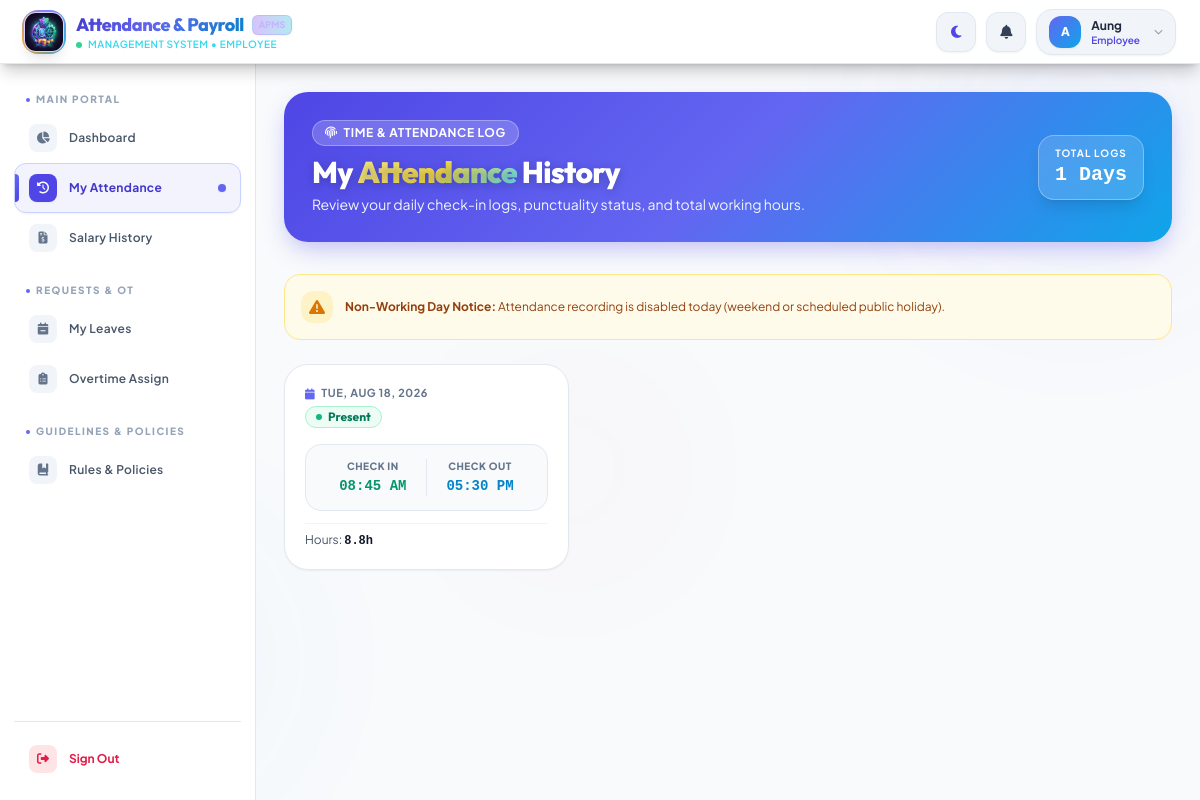
The page /employee/attendance (signed in) on the database its author committed.
### tables this page shows
CREATE TABLE `attendance` (
  `AttendanceID` int NOT NULL AUTO_INCREMENT,
  `EmpID` int NOT NULL,
  `AttendanceDate` date NOT NULL,
  `CheckInTime` time DEFAULT NULL,
  `CheckOutTime` time DEFAULT NULL,
  `Status` enum('Present','Late','Half Day','Absent','On Leave') NOT NULL DEFAULT 'Present',
  `is_auto_checkout` tinyint(1) NOT NULL DEFAULT '0',
  PRIMARY KEY (`AttendanceID`),
  UNIQUE KEY `uq_emp_attendance_date` (`EmpID`, `AttendanceDate`),
  KEY `idx_attendance_date` (`AttendanceDate`),
  CONSTRAINT `fk_attendance_employee` FOREIGN KEY (`EmpID`) REFERENCES `employee` (`EmpID`) ON DELETE CASCADE ON UPDATE CASCADE
);

### controllers/EmployeeController.php (called while the page is built, shortened)
<?php
require_once __DIR__ . '/../models/Attendance.php';
class EmployeeController extends Controller {
    public function attendance() {
        $emp_id = $_SESSION['employee_id'];
        $attendanceModel = $this->model('Attendance');
        $records = $attendanceModel->getEmployeeRecords($emp_id);
        $this->view('layouts/main', [
            'title' => 'My Attendance',
            'content' => 'employee/attendance',
            'myAttendance' => $records,
            'myCorrections' => [],
            'is_working_day' => HolidayHelper::isWorkingDay(date('Y-m-d'))
        ]);
    }
}

### core/Router.php (called while the page is built, shortened)
<?php
class Router {
    protected $currentMethod = 'index';
    public function __construct() {
        $url = $this->getUrl();
        if(isset($url[0]) && file_exists(__DIR__ . '/../controllers/' . ucwords($url[0]). 'Controller.php')){
            unset($url[0]);
        }
        $this->currentController = new $this->currentController;
        if(isset($url[1])){
            if(method_exists($this->currentController, $url[1])){
                $this->currentMethod = $url[1];
                unset($url[1]);
            }
        }
        $this->params = $url ? array_values($url) : [];
        call_user_func_array([$this->currentController, $this->currentMethod], $this->params);
    }
    public function getUrl(){
        if(isset($_GET['url'])){
            $url = rtrim($_GET['url'], '/');
            $url = filter_var($url, FILTER_SANITIZE_URL);
            $url = explode('/', $url);
            return $url;
        }
        return [];
    }
}

### index.php (called while the page is built, shortened)
<?php
require_once __DIR__ . '/config/database.php';
require_once __DIR__ . '/core/Controller.php';
require_once __DIR__ . '/core/Router.php';
require_once __DIR__ . '/models/Attendance.php';
$router = new Router();

### models/Attendance.php (called while the page is built, shortened)
<?php
require_once __DIR__ . '/../config/database.php';
class Attendance {
    private $conn;
    private $table = 'Attendance';
    public function __construct() {
        $database = new Database();
        $this->conn = $database->getConnection();
    }
    public function processAutoCheckouts() {
        try {
            $this->conn->exec("ALTER TABLE " . $this->table . " ADD COLUMN is_auto_checkout TINYINT(1) DEFAULT 0");
        } catch (PDOException $e) {
        }
    }
    public function getEmployeeRecords($emp_id) {
        $query = "SELECT * FROM " . $this->table . " WHERE EmpID = :emp ORDER BY AttendanceDate DESC";
        $stmt = $this->conn->prepare($query);
        $stmt->bindParam(':emp', $emp_id);
        $stmt->execute();
        return $stmt->fetchAll(PDO::FETCH_ASSOC);
    }
}

### config/database.php (called while the page is built, shortened)
<?php
class Database {
    private $host = "localhost";
    private $db_name = "payrolldb";
    private $username = "root";
    private $password = "";
    public function getConnection() {
        $this->conn = null;
        try {
            $this->conn = new PDO("mysql:host=" . $this->host . ";dbname=" . $this->db_name, $this->username, $this->password);
            $this->conn->exec("set names utf8");
            $this->conn->setAttribute(PDO::ATTR_ERRMODE, PDO::ERRMODE_EXCEPTION);
            $this->conn->setAttribute(PDO::ATTR_DEFAULT_FETCH_MODE, PDO::FETCH_ASSOC);
        } catch(PDOException $exception) {
            echo "Database Connection Error: " . $exception->getMessage();
        }
        return $this->conn;
    }
}

### views/employee/attendance.php (the view, shortened to what this page needs)
<div class="relative overflow-hidden rounded-3xl bg-gradient-to-r from-indigo-600 via-violet-600 to-cyan-600 p-6 lg:p-7 mb-8 shadow-xl" data-aos="fade-down">
    <div class="relative z-10 flex flex-col sm:flex-row items-start sm:items-center justify-between gap-4">
        <div>
            <div class="flex items-center gap-2 mb-2">
                <span class="inline-flex items-center gap-1.5 px-3 py-1 rounded-full bg-white/20 border border-white/30 text-white text-xs font-bold uppercase tracking-wider backdrop-blur-md">
                    <i class="fa-solid fa-fingerprint"></i>
                    <span>Time & Attendance Log</span>
                </span>
            </div>
            <h1 class="text-2xl sm:text-3xl font-extrabold text-white tracking-tight font-outfit">
                My <span class="gradient-text">Attendance</span> History
            </h1>
            <p class="text-indigo-100 text-xs sm:text-sm mt-1">Review your daily check-in logs, punctuality status, and total working hours.</p>
        </div>
        <div class="px-4 py-2.5 rounded-2xl bg-white/15 border border-white/30 text-center shadow-lg backdrop-blur-md">
            <div class="text-[10px] uppercase tracking-widest text-white font-bold">Total Logs</div>
            <div class="text-xl font-extrabold text-white font-mono"><?= count($data['myAttendance'] ?? []) ?> Days</div>
        </div>
    </div>
</div>
<?php if(!$data['is_working_day']): ?>
<div class="mb-6 p-4 rounded-2xl bg-amber-50 dark:bg-amber-950/40 border border-amber-200 dark:border-amber-800 text-amber-800 dark:text-amber-300 text-xs flex items-center gap-3" role="alert">
    <div class="w-8 h-8 rounded-xl bg-amber-100 dark:bg-amber-900/50 text-amber-600 dark:text-amber-400 flex items-center justify-center flex-shrink-0 text-base">
        <i class="fa-solid fa-triangle-exclamation"></i>
    </div>
    <div>
        <strong class="font-bold">Non-Working Day Notice:</strong> Attendance recording is disabled today (weekend or scheduled public holiday).
    </div>
</div>
<?php endif; ?>
<div class="mb-8">
    <div class="space-y-4">
        <div class="grid grid-cols-1 sm:grid-cols-2 lg:grid-cols-3 gap-4">
            <?php if(empty($data['myAttendance'])): ?>
                <div class="col-span-full p-12 text-center bg-white dark:bg-slate-800 rounded-3xl border border-slate-200 dark:border-slate-700 shadow-sm">
                    <div class="w-14 h-14 mx-auto rounded-2xl bg-slate-100 dark:bg-slate-700 flex items-center justify-center mb-3 text-indigo-500">
                        <i class="fa-solid fa-calendar-xmark text-2xl"></i>
                    </div>
                    <p class="font-bold text-slate-900 dark:text-white text-base font-outfit">No attendance records found</p>
                    <p class="text-xs text-slate-500 dark:text-slate-400 mt-1">Daily clock-in records will appear here as you log attendance.</p>
                </div>
            <?php else: ?>
                <?php foreach($data['myAttendance'] as $att): ?>
                <div class="bg-white dark:bg-slate-800 rounded-3xl p-5 hover:-translate-y-1 transition-all duration-300 relative overflow-hidden group border border-slate-200 dark:border-slate-700 shadow-sm">
                    <div class="flex justify-between items-start mb-4">
                        <div>
                            <p class="text-[11px] font-bold uppercase tracking-wider text-slate-500 dark:text-slate-400 mb-1 flex items-center gap-1.5">
                                <i class="fa-solid fa-calendar text-indigo-500"></i>
                                <?= date('D, M j, Y', strtotime($att['AttendanceDate'])) ?>
                            </p>
                            <h3 class="text-base font-extrabold text-slate-900 dark:text-white flex items-center font-outfit">
                                <?php if($att['Status'] === 'Present'): ?>
                                    <span class="inline-flex items-center px-2.5 py-0.5 rounded-full text-xs font-bold bg-emerald-50 text-emerald-700 border border-emerald-200 dark:bg-emerald-950/50 dark:text-emerald-300 dark:border-emerald-800">
                                        <span class="w-1.5 h-1.5 rounded-full bg-emerald-500 mr-1.5"></span> Present
                                    </span>
                                <?php elseif($att['Status'] === 'Full-Day Absence' || $att['Status'] === 'Absent' || $att['Status'] === 'Full-day absent'): ?>
                                    <span class="inline-flex items-center px-2.5 py-0.5 rounded-full text-xs font-bold bg-rose-50 text-rose-700 border border-rose-200 dark:bg-rose-950/50 dark:text-rose-300 dark:border-rose-800">
                                        <span class="w-1.5 h-1.5 rounded-full bg-rose-500 mr-1.5"></span> Full-day absent
                                    </span>
                                <?php elseif($att['Status'] === 'Late'): ?>
                                    <span class="inline-flex items-center px-2.5 py-0.5 rounded-full text-xs font-bold bg-amber-50 text-amber-700 border border-amber-200 dark:bg-amber-950/50 dark:text-amber-300 dark:border-amber-800">
                                        <span class="w-1.5 h-1.5 rounded-full bg-amber-500 mr-1.5"></span> Late Check-In
                                    </span>
                                <?php endif; ?>
                            </h3>
                        </div>
                    </div>
                    <div class="flex items-center justify-between p-3.5 bg-slate-50 dark:bg-slate-900 rounded-2xl border border-slate-200 dark:border-slate-700">
                        <div class="text-center w-1/2 border-r border-slate-200 dark:border-slate-700">
                            <p class="text-[10px] text-slate-500 dark:text-slate-400 uppercase font-extrabold tracking-wider mb-0.5">Check IN</p>
                            <p class="font-mono text-sm font-extrabold text-emerald-600 dark:text-emerald-400"><?= $att['CheckInTime'] ? date('h:i A', strtotime($att['CheckInTime'])) : '--:--' ?></p>
                        </div>
                        <div class="text-center w-1/2">
                            <p class="text-[10px] text-slate-500 dark:text-slate-400 uppercase font-extrabold tracking-wider mb-0.5">Check OUT</p>
                            <p class="font-mono text-sm font-extrabold text-sky-600 dark:text-sky-400"><?= $att['CheckOutTime'] ? date('h:i A', strtotime($att['CheckOutTime'])) : '--:--' ?></p>
                        </div>
                    </div>
                    <?php if(!empty($att['working_hours']) || !empty($att['ot_hours'])): ?>
                        <div class="mt-3 flex items-center justify-between text-xs pt-2 border-t border-slate-100 dark:border-slate-700">
                            <span class="text-slate-600 dark:text-slate-400">Hours: <strong class="text-slate-900 dark:text-white font-mono"><?= $att['working_hours'] ?? '0' ?>h</strong></span>
                        </div>
                    <?php endif; ?>
                </div>
                <?php endforeach; ?>
            <?php endif; ?>
        </div>
    </div>
</div>

### views/layouts/main.php (style rules this page uses)
* { box-sizing: border-box; }
body { font-family: 'Plus Jakarta Sans', sans-serif; transition: background-color 0.3s ease, color 0.3s ease; }
.gradient-text { background: linear-gradient(135deg, #4338ca 0%, #6366f1 45%, #0284c7 100%); -webkit-background-clip: text; -webkit-text-fill-color: transparent; background-clip: text; display: inline-block; }
.bg-gradient-to-r.from-indigo-600 { background: linear-gradient(135deg, #4f46e5 0%, #6366f1 50%, #0ea5e9 100%) !important; box-shadow: 0 10px 25px -5px rgba(79, 70, 229, 0.35); }
.bg-gradient-to-r.from-indigo-600 h1, .bg-gradient-to-r.from-indigo-600 h2 { color: #ffffff !important; text-shadow: 0 2px 8px rgba(15, 23, 42, 0.25); }
.bg-gradient-to-r.from-indigo-600 p { color: #f1f5f9 !important; }
.bg-gradient-to-r.from-indigo-600 .gradient-text { background: linear-gradient(135deg, #fef08a 0%, #fde047 50%, #67e8f9 100%) !important; -webkit-background-clip: text !important; -webkit-text-fill-color: transparent !important; background-clip: text !important; font-weight: 900; }

### rows shown on the page
attendance: AttendanceDate "TUE, AUG 18, 2026", Status "Present" (drawn), CheckInTime "08:45 AM", CheckOutTime "05:30 PM", working_hours "8.8"

### other values the page prints
$_SESSION['role'] "EMPLOYEE"
substr($_SESSION['Email'] ?? ($_SESSION['first_name'] ?? 'U'), 0, 1) "A"
$_SESSION['first_name'] "Aung"
$_SESSION['role'] "Employee"
$section['label'] "MAIN PORTAL"
$item['label'] "Dashboard"
$item['label'] "My Attendance"
$item['label'] "Salary History"
$section['label'] "REQUESTS & OT"
$item['label'] "My Leaves"
$item['label'] "Overtime Assign"
$section['label'] "GUIDELINES & POLICIES"
$item['label'] "Rules & Policies"
count($data['myAttendance'] ?? []) "1"
